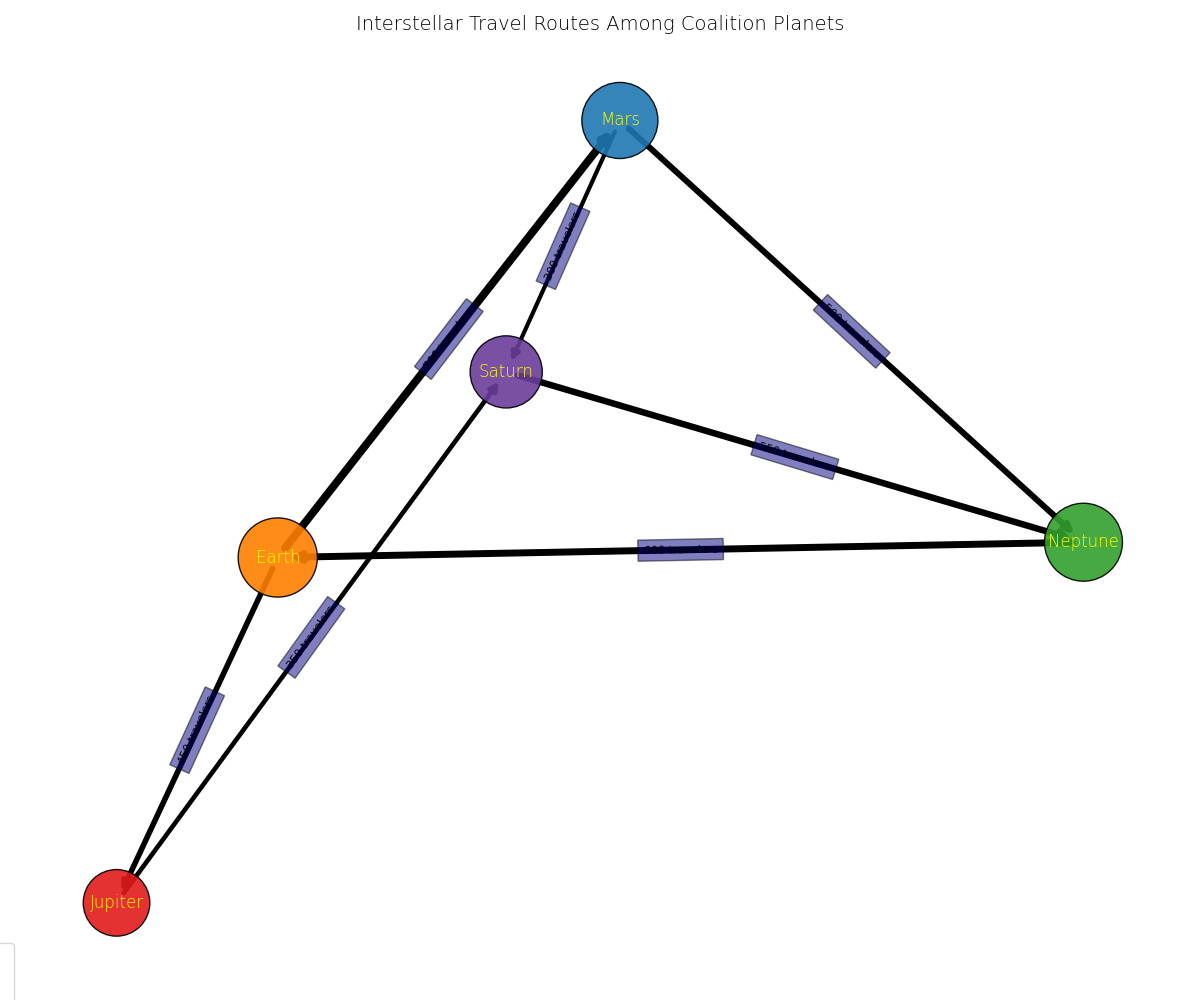

Write Python code to recreate this figure.
import matplotlib.pyplot as plt
import networkx as nx

planets = ['Earth', 'Mars', 'Jupiter', 'Saturn', 'Neptune']

travel_routes = [
    ('Earth', 'Mars', 700),
    ('Earth', 'Jupiter', 450),
    ('Mars', 'Saturn', 300),
    ('Saturn', 'Neptune', 550),
    ('Neptune', 'Earth', 600),
    ('Jupiter', 'Saturn', 350),
    ('Mars', 'Neptune', 500)
]

G = nx.DiGraph()
G.add_nodes_from(planets)

for source, dest, volume in travel_routes:
    G.add_edge(source, dest, weight=volume)

travel_volumes = {planet: sum(d['weight'] for u, v, d in G.edges(planet, data=True)) +
                               sum(d['weight'] for u, v, d in G.in_edges(planet, data=True)) for planet in planets}

node_sizes = [1500 + travel_volumes[planet] for planet in planets]

pos = nx.spring_layout(G)

edge_labels = {(u, v): f'{d["weight"]} travelers' for u, v, d in G.edges(data=True)}
edge_widths = [1 + G[u][v]['weight'] / 150 for u, v in G.edges()]

node_colors = ['#ff7f00', '#1f78b4', '#e31a1c', '#6a3d9a', '#33a02c']

plt.figure(figsize=(12, 10))
nx.draw_networkx_nodes(G, pos, node_size=node_sizes, node_color=node_colors, alpha=0.9, edgecolors='black')

nx.draw_networkx_edges(G, pos, edgelist=G.edges, edge_color='black', arrows=True, arrowsize=12, width=edge_widths)
nx.draw_networkx_labels(G, pos, font_size=12, font_weight='light', font_color="yellow")

nx.draw_networkx_edge_labels(G, pos, edge_labels=edge_labels, font_size=8, label_pos=0.5, bbox=dict(facecolor='navy', alpha=0.5))

plt.title('Interstellar Travel Routes Among Coalition Planets', fontsize=14, fontweight='light')
plt.grid(True, linestyle='-.', alpha=0.3)
plt.axis('off')
plt.tight_layout()

legend_markers = [plt.Line2D([0], [0], marker='o', color='w', label=planet, markersize=10, markerfacecolor=node_colors[i]) for i, planet in enumerate(planets)]
plt.legend(handles=legend_markers, title="Planets", loc='lower left', bbox_to_anchor=(-0.1, -0.1))

plt.show()
